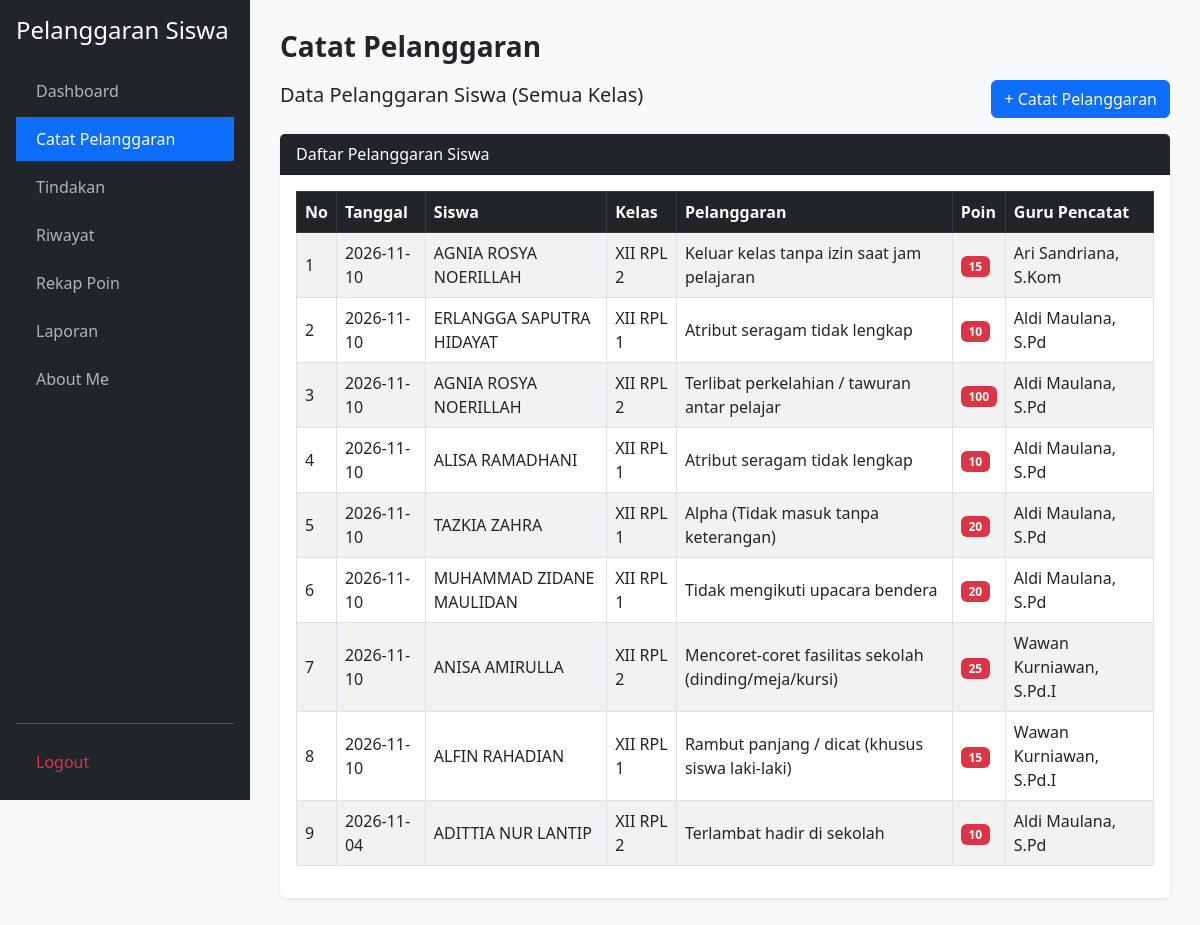
The page /catat_pelanggaran.php (signed in) on the database as committed earlier.
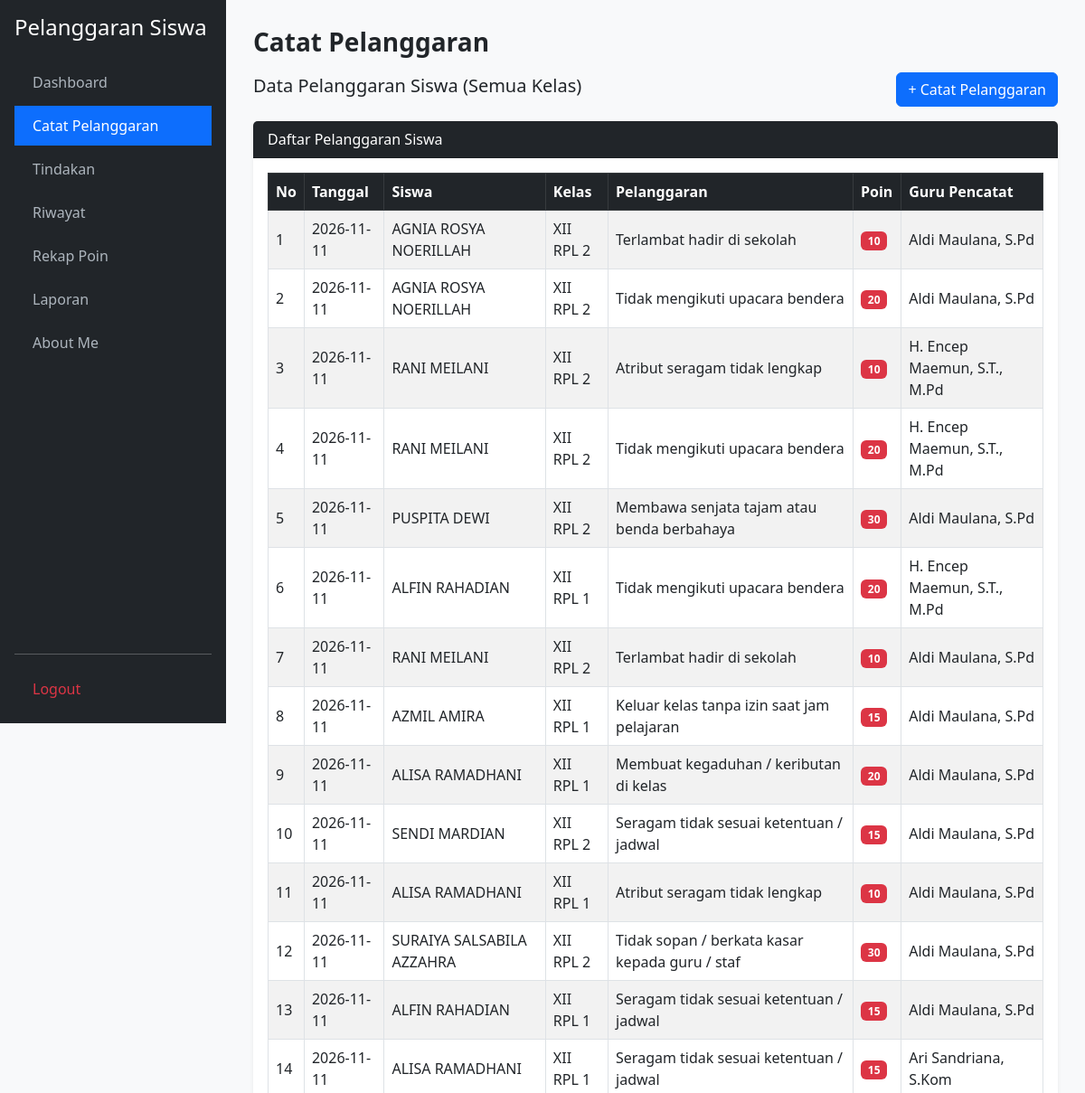
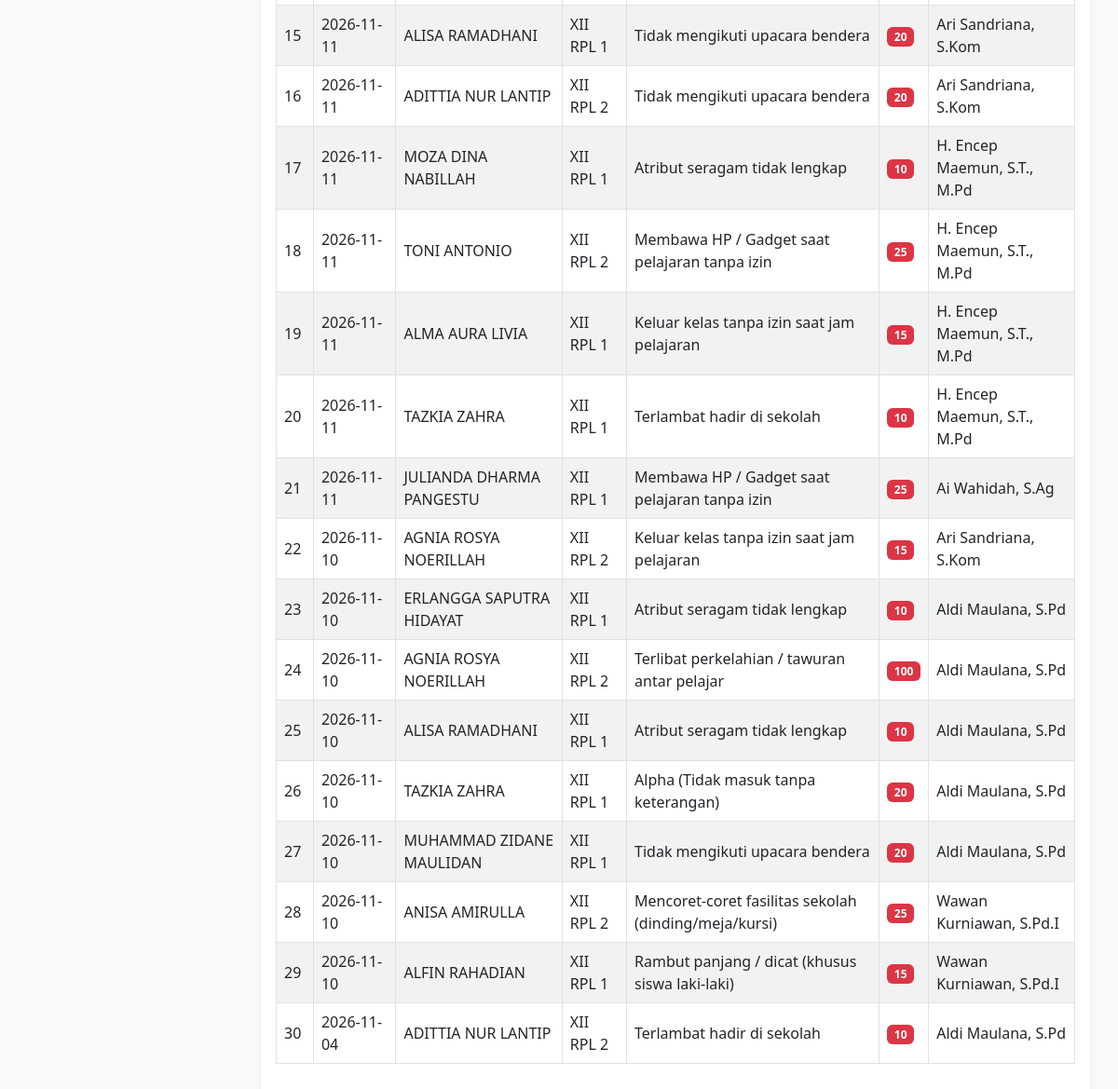
The same page on the database as committed later (2 pictures, top to bottom).
### tables this page shows
CREATE TABLE `t_pelanggaran_siswa` (
  `id` int(11) NOT NULL,
  `tahun_ajaran_id` int(11) NOT NULL,
  `siswa_id` int(11) NOT NULL,
  `nama_siswa` varchar(150) DEFAULT NULL,
  `kelas_id` int(11) NOT NULL,
  `nama_kelas` varchar(100) DEFAULT NULL,
  `pelanggaran_id` int(11) NOT NULL,
  `nama_pelanggaran` varchar(150) DEFAULT NULL,
  `pelanggaran_kategori_id` int(11) NOT NULL,
  `guru_id` int(11) NOT NULL,
  `nama_guru` varchar(150) DEFAULT NULL,
  `tanggal` date NOT NULL,
  `keterangan` text DEFAULT NULL,
  `poin` int(11) DEFAULT NULL,
  `tindakan` text DEFAULT NULL,
  `status` varchar(30) DEFAULT NULL,
  `created_at` timestamp NULL DEFAULT NULL,
  `updated_at` timestamp NULL DEFAULT NULL
);

CREATE TABLE `t_siswa` (
  `id` int(11) NOT NULL,
  `nis` varchar(30) NOT NULL,
  `nisn` varchar(20) DEFAULT NULL,
  `nama` varchar(150) NOT NULL,
  `jenis_kelamin` char(1) DEFAULT NULL,
  `tanggal_lahir` date DEFAULT NULL,
  `alamat` text DEFAULT NULL,
  `status_aktif` tinyint(1) DEFAULT 1,
  `created_at` timestamp NULL DEFAULT NULL,
  `updated_at` timestamp NULL DEFAULT NULL
);

CREATE TABLE `t_kelas` (
  `id` int(11) NOT NULL,
  `nama` varchar(100) NOT NULL,
  `tingkat` varchar(20) DEFAULT NULL,
  `jurusan` varchar(100) DEFAULT NULL,
  `status_aktif` tinyint(1) DEFAULT 1,
  `created_at` timestamp NULL DEFAULT NULL,
  `updated_at` timestamp NULL DEFAULT NULL
);

CREATE TABLE `t_pelanggaran` (
  `id` int(11) NOT NULL,
  `pelanggaran_kategori_id` int(11) NOT NULL,
  `kode` varchar(30) NOT NULL,
  `nama` varchar(150) NOT NULL,
  `poin` int(11) DEFAULT NULL,
  `deskripsi` text DEFAULT NULL,
  `status_aktif` tinyint(1) DEFAULT 1,
  `created_at` timestamp NULL DEFAULT NULL,
  `updated_at` timestamp NULL DEFAULT NULL
);

### catat_pelanggaran.php (the view, shortened to what the changed rows need)
<?php
require_once 'koneksi.php';
$aksi = $_GET['aksi'] ?? '';
?>
<!DOCTYPE html>
<html lang="id">
<head>
    <link href="https://cdn.jsdelivr.net/npm/bootstrap@5.3.0/dist/css/bootstrap.min.css" rel="stylesheet">
    <link href="https://cdn.datatables.net/2.3.4/css/dataTables.bootstrap5.min.css" rel="stylesheet">
    <link href="https://cdn.jsdelivr.net/npm/select2@4.1.0-rc.0/dist/css/select2.min.css" rel="stylesheet" />
    <link href="https://cdn.jsdelivr.net/npm/select2-bootstrap-5-theme@1.3.0/dist/select2-bootstrap-5-theme.min.css" rel="stylesheet" />
</head>
<body>
<div class="main">
    <?php if ($aksi === 'tambah'): ?>
        <div class="card border-0 shadow-sm mb-4">
            <div class="card-header bg-primary text-white">Form Tambah Catatan Pelanggaran</div>
            <div class="card-body">
                <form method="POST">
                    <div class="row">
                        <div class="col-md-4 mb-3">
                            <label class="form-label">Tanggal</label>
                            <input type="date" name="tanggal" class="form-control" value="<?= date('Y-m-d'); ?>" required>
                        </div>
                        <div class="col-md-4 mb-3">
                            <label class="form-label">Siswa</label>
                            <select name="siswa_id" id="selectSiswa" class="form-select" required>
                                <option value="">Pilih Siswa </option>
                                <?php
                                $q = mysqli_query($koneksi, "
                                    SELECT s.id, s.nis, s.nama, k.nama AS nama_kelas
                                    FROM t_siswa s
                                    LEFT JOIN t_kelas_siswa ks ON s.id = ks.siswa_id AND ks.status_aktif = 1
                                    LEFT JOIN t_kelas k ON ks.kelas_id = k.id
                                    ORDER BY s.nama ASC
                                ");
                                while($r = mysqli_fetch_assoc($q)):
                                    $info_kelas = $r['nama_kelas'] ? ' (Kelas: ' . $r['nama_kelas'] . ')' : ' (Tanpa Kelas)';
                                ?>
                                    <option value="<?= $r['id'] ?>"><?= $r['nis'].' - '.$r['nama'].$info_kelas ?></option>
                                <?php endwhile; ?>
                            </select>
                        </div>
                        <div class="col-md-4 mb-3">
                            <label class="form-label">Pelanggaran</label>
                            <select name="pelanggaran_id" id="selectPelanggaran" class="form-select" required>
                                <option value=""> Pilih Pelanggaran </option>
                                <?php $q = mysqli_query($koneksi, "SELECT id, kode, nama, poin FROM t_pelanggaran ORDER BY kode ASC"); while($r = mysqli_fetch_assoc($q)): ?>
                                    <option value="<?= $r['id'] ?>"><?= $r['kode'].' - '.$r['nama'].' ('.$r['poin'].' Poin)' ?></option>
                                <?php endwhile; ?>
                            </select>
                        </div>
                    </div>
                    <div class="mb-3">
                        <label class="form-label">Keterangan / Catatan Tambahan (Opsional)</label>
                        <textarea name="keterangan" class="form-control" rows="2" placeholder="Contoh: baca quran sampai khatam, dll"></textarea>
                    </div>
                    <button type="submit" name="simpan" class="btn btn-primary">Simpan</button>
                    <a href="catat_pelanggaran.php" class="btn btn-secondary">Batal</a>
                </form>
            </div>
        </div>
    <?php else: ?>
        <div class="card border-0 shadow-sm">
            <div class="card-body">
                <div class="table-responsive">
                    <table id="tabelPelanggaran" class="table table-bordered table-striped align-middle w-100">
                        <thead class="table-dark">
                            <tr>
                                <th>No</th>
                                <th>Tanggal</th>
                                <th>Siswa</th>
                                <th>Kelas</th>
                                <th>Pelanggaran</th>
                                <th>Poin</th>
                                <th>Guru Pencatat</th>
                            </tr>
                        </thead>
                        <tbody>
                            <?php
                            $no=1;
                            $sql_pelanggaran = "SELECT ps.*, s.nama AS s_nama, k.nama AS k_nama, p.nama AS p_nama
                                                FROM t_pelanggaran_siswa ps
                                                LEFT JOIN t_siswa s ON ps.siswa_id = s.id
                                                LEFT JOIN t_kelas k ON ps.kelas_id = k.id
                                                LEFT JOIN t_pelanggaran p ON ps.pelanggaran_id = p.id
                                                ORDER BY ps.id DESC";
                            $data = mysqli_query($koneksi, $sql_pelanggaran);
                            while($row = mysqli_fetch_assoc($data)):
                            ?>
                            <tr>
                                <td><?= $no++; ?></td>
                                <?= '<td>' . htmlspecialchars($row['tanggal']) . '</td>' ?>
                                <td><?= htmlspecialchars($row['s_nama'] ?? $row['nama_siswa'] ?? '-'); ?></td>
                                <td><?= htmlspecialchars($row['k_nama'] ?? $row['nama_kelas'] ?? '-'); ?></td>
                                <td><?= htmlspecialchars($row['p_nama'] ?? $row['nama_pelanggaran'] ?? '-'); ?></td>
                                <td><span class="badge bg-danger"><?= (int)$row['poin']; ?></span></td>
                                <td><?= htmlspecialchars($row['nama_guru'] ?? '-'); ?></td>
                            </tr>
                            <?php endwhile; ?>
                        </tbody>
                    </table>
                </div>
            </div>
        </div>
    <?php endif; ?>
</div>
</body>
</html>

Rows that differ between the two databases and show on the page:
added t_pelanggaran_siswa: tanggal "2026-11-11", siswa.nama "AGNIA ROSYA NOERILLAH", kelas.nama "XII RPL 2", pelanggaran.nama "Terlambat hadir di sekolah", poin "10", nama_guru "Aldi Maulana, S.Pd"
added t_pelanggaran_siswa: tanggal "2026-11-11", siswa.nama "AGNIA ROSYA NOERILLAH", kelas.nama "XII RPL 2", pelanggaran.nama "Tidak mengikuti upacara bendera", poin "20", nama_guru "Aldi Maulana, S.Pd"
added t_pelanggaran_siswa: tanggal "2026-11-11", siswa.nama "RANI MEILANI", kelas.nama "XII RPL 2", pelanggaran.nama "Atribut seragam tidak lengkap", poin "10", nama_guru "H. Encep Maemun, S.T., M.Pd"
added t_pelanggaran_siswa: tanggal "2026-11-11", siswa.nama "RANI MEILANI", kelas.nama "XII RPL 2", pelanggaran.nama "Tidak mengikuti upacara bendera", poin "20", nama_guru "H. Encep Maemun, S.T., M.Pd"
added t_pelanggaran_siswa: tanggal "2026-11-11", siswa.nama "PUSPITA DEWI", kelas.nama "XII RPL 2", pelanggaran.nama "Membawa senjata tajam atau benda berbahaya", poin "30", nama_guru "Aldi Maulana, S.Pd"
added t_pelanggaran_siswa: tanggal "2026-11-11", siswa.nama "ALFIN RAHADIAN", kelas.nama "XII RPL 1", pelanggaran.nama "Tidak mengikuti upacara bendera", poin "20", nama_guru "H. Encep Maemun, S.T., M.Pd"
added t_pelanggaran_siswa: tanggal "2026-11-11", siswa.nama "RANI MEILANI", kelas.nama "XII RPL 2", pelanggaran.nama "Terlambat hadir di sekolah", poin "10", nama_guru "Aldi Maulana, S.Pd"
added t_pelanggaran_siswa: tanggal "2026-11-11", siswa.nama "AZMIL AMIRA", kelas.nama "XII RPL 1", pelanggaran.nama "Keluar kelas tanpa izin saat jam pelajaran", poin "15", nama_guru "Aldi Maulana, S.Pd"
added t_pelanggaran_siswa: tanggal "2026-11-11", siswa.nama "ALISA RAMADHANI", kelas.nama "XII RPL 1", pelanggaran.nama "Membuat kegaduhan / keributan di kelas", poin "20", nama_guru "Aldi Maulana, S.Pd"
added t_pelanggaran_siswa: tanggal "2026-11-11", siswa.nama "SENDI MARDIAN", kelas.nama "XII RPL 2", pelanggaran.nama "Seragam tidak sesuai ketentuan / jadwal", poin "15", nama_guru "Aldi Maulana, S.Pd"
added t_pelanggaran_siswa: tanggal "2026-11-11", siswa.nama "ALISA RAMADHANI", kelas.nama "XII RPL 1", pelanggaran.nama "Atribut seragam tidak lengkap", poin "10", nama_guru "Aldi Maulana, S.Pd"
added t_pelanggaran_siswa: tanggal "2026-11-11", siswa.nama "SURAIYA SALSABILA AZZAHRA", kelas.nama "XII RPL 2", pelanggaran.nama "Tidak sopan / berkata kasar kepada guru / staf", poin "30", nama_guru "Aldi Maulana, S.Pd"
added t_pelanggaran_siswa: tanggal "2026-11-11", siswa.nama "ALFIN RAHADIAN", kelas.nama "XII RPL 1", pelanggaran.nama "Seragam tidak sesuai ketentuan / jadwal", poin "15", nama_guru "Aldi Maulana, S.Pd"
added t_pelanggaran_siswa: tanggal "2026-11-11", siswa.nama "ALISA RAMADHANI", kelas.nama "XII RPL 1", pelanggaran.nama "Seragam tidak sesuai ketentuan / jadwal", poin "15", nama_guru "Ari Sandriana, S.Kom"
added t_pelanggaran_siswa: tanggal "2026-11-11", siswa.nama "ALISA RAMADHANI", kelas.nama "XII RPL 1", pelanggaran.nama "Tidak mengikuti upacara bendera", poin "20", nama_guru "Ari Sandriana, S.Kom"
added t_pelanggaran_siswa: tanggal "2026-11-11", siswa.nama "ADITTIA NUR LANTIP", kelas.nama "XII RPL 2", pelanggaran.nama "Tidak mengikuti upacara bendera", poin "20", nama_guru "Ari Sandriana, S.Kom"
added t_pelanggaran_siswa: tanggal "2026-11-11", siswa.nama "MOZA DINA NABILLAH", kelas.nama "XII RPL 1", pelanggaran.nama "Atribut seragam tidak lengkap", poin "10", nama_guru "H. Encep Maemun, S.T., M.Pd"
added t_pelanggaran_siswa: tanggal "2026-11-11", siswa.nama "TONI ANTONIO", kelas.nama "XII RPL 2", pelanggaran.nama "Membawa HP / Gadget saat pelajaran tanpa izin", poin "25", nama_guru "H. Encep Maemun, S.T., M.Pd"
added t_pelanggaran_siswa: tanggal "2026-11-11", siswa.nama "ALMA AURA LIVIA", kelas.nama "XII RPL 1", pelanggaran.nama "Keluar kelas tanpa izin saat jam pelajaran", poin "15", nama_guru "H. Encep Maemun, S.T., M.Pd"
added t_pelanggaran_siswa: tanggal "2026-11-11", siswa.nama "TAZKIA ZAHRA", kelas.nama "XII RPL 1", pelanggaran.nama "Terlambat hadir di sekolah", poin "10", nama_guru "H. Encep Maemun, S.T., M.Pd"
added t_pelanggaran_siswa: tanggal "2026-11-11", siswa.nama "JULIANDA DHARMA PANGESTU", kelas.nama "XII RPL 1", pelanggaran.nama "Membawa HP / Gadget saat pelajaran tanpa izin", poin "25", nama_guru "Ai Wahidah, S.Ag"
